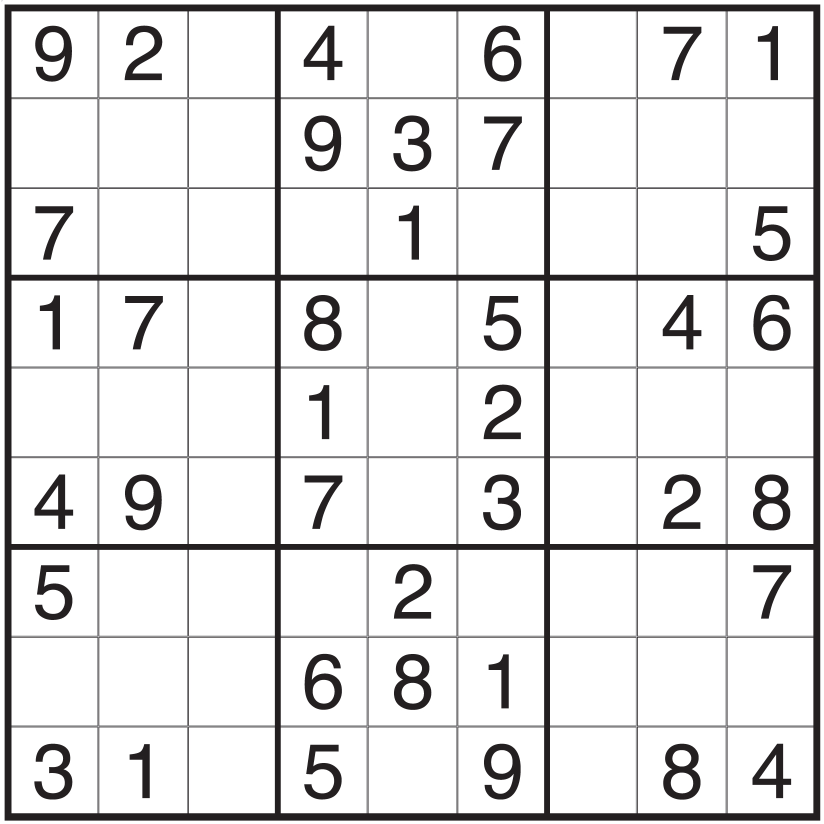
#> input picture images/sudoku.jpg, 1648 x 1648 px, found by its file name (shown at 1/2 size)
$ python 13_hoffman_line_detection.py
#> lines starting #> are read from the running program, lines starting #| are printed output that depends on the picture; after the words box and inside, x2 and y2 are one past the last pixel; in counts of white or black regions, pixels touching at a corner belong together
import cv2 as cv
import numpy as np


def canny_demo(image):
    t = 100
    canny_output = cv.Canny(image, t, t * 2)
    cv.imshow("canny_output", canny_output)
    return canny_output


src = cv.imread("images/sudoku.jpg")
#> src is the input picture: shape (1648, 1648, 3); mean B, G, R 227.6, 227.4, 227.9
cv.namedWindow("input", cv.WINDOW_AUTOSIZE)
cv.imshow("input", src)
cv.waitKey(2000)

binary = canny_demo(src)
#> in canny_demo, `canny_output = cv.Canny(image, t, t * 2)`:
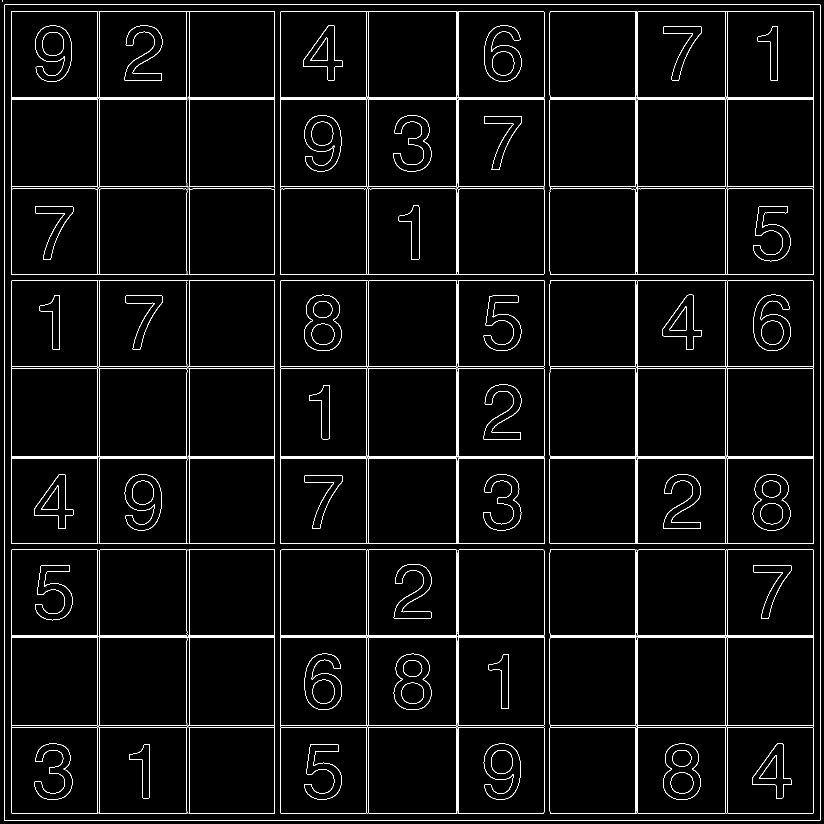
#> canny_output: shape (1648, 1648) (shown at 1/2 size); 3.3% white in thin lines or dots
cv.imshow("canny", binary)
cv.waitKey(2000)

lines = cv.HoughLines(binary, 1, np.pi / 180, 150, None, 0, 0)
#> lines = 146 rows, first 8: [9, 0], [1640, 0], [1641, 1.57], [9, 1.57], [549, 0], [1626, 0], [561, 0], [561, 1.57]

if lines is not None:
    for i in range(0, len(lines)):
        rho = lines[i][0][0]
        theta = lines[i][0][1]
        a = np.cos(theta)
        b = np.sin(theta)
        x0 = a * rho
        y0 = b * rho
        pt1 = (int(x0 + 1000 * (-b)), int(y0 + 1000 * (a)))
        pt2 = (int(x0 - 1000 * (-b)), int(y0 - 1000 * (a)))
        cv.line(src, pt1, pt2, (0, 0, 255), 3, cv.LINE_AA)
#> this loop made 146 passes
#> (rho, theta, a, b, x0, y0, pt1, pt2) on passes 1 to 9: (9, 0, 1, 0, 9, 0, (9, 1000), (9, -1000)), (1640, 0, 1, 0, 1640, 0, (1640, 1000), (1640, -1000)), (1641, 1.57, -4.37e-08, 1, -7.17e-05, 1641, (-1000, 1640), (999, 1641)), (9, 1.57, -4.37e-08, 1, -3.93e-07, 9, (-1000, 8), (999, 9)), (549, 0, 1, 0, 549, 0, (549, 1000), (549, -1000)), (1626, 0, 1, 0, 1626, 0, (1626, 1000), (1626, -1000)), (561, 0, 1, 0, 561, 0, (561, 1000), (561, -1000)), (561, 1.57, -4.37e-08, 1, -2.45e-05, 561, (-1000, 560), (999, 561)), (1087, 1.57, -4.37e-08, 1, -4.75e-05, 1087, (-1000, 1086), (999, 1087))
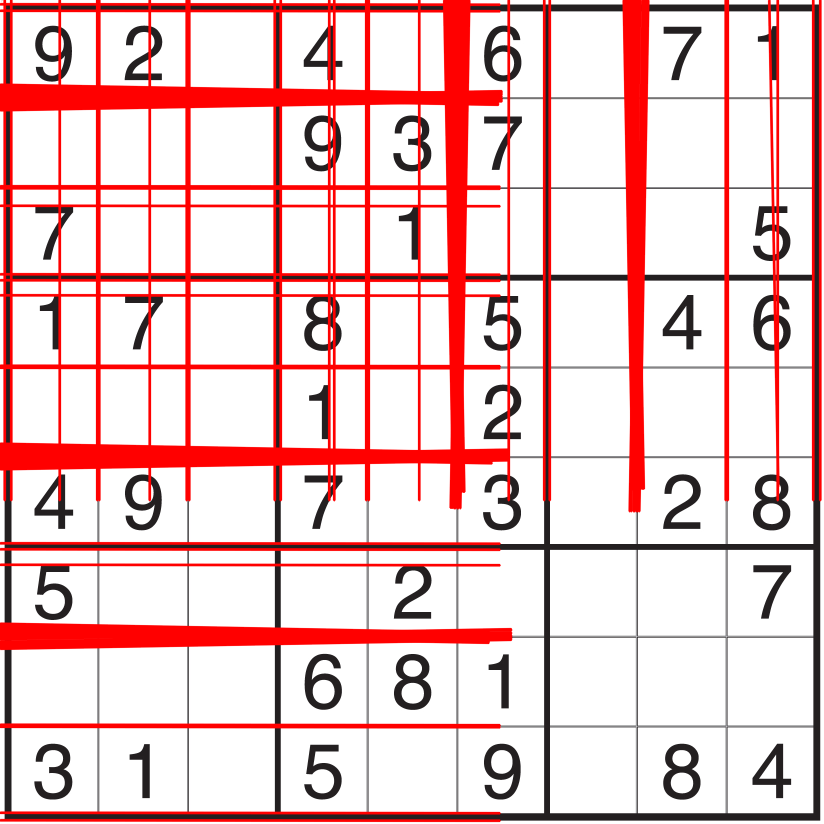
#> src: shape (1648, 1648, 3) (shown at 1/2 size); 16.59% of pixels changed, all inside (x1, y1, x2, y2) = (0, 0, 1644, 1645)

cv.imshow("src", src)
cv.waitKey(2000)
